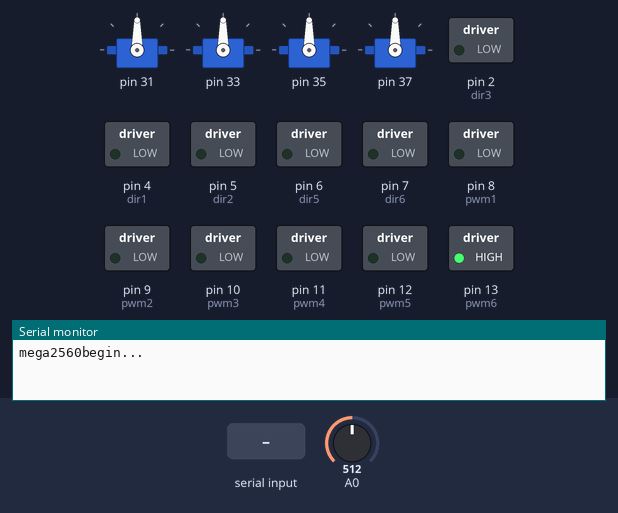
Recording of a sketch running on a simulated Arduino Mega 2560, built with avr-gcc and run on an emulated ATmega2560. Shown: 4 × servo, switched loads named in the sketch (green lamp = pin HIGH), the last lines printed to the serial monitor. Dashed ring = blinking. The test bench sets the inputs (shaded band); at power-on: A0 = 512. Pins used as bus, display or sensor lines are not drawn.

Above: at 7.25 s.
7.8 s: "8" received over the second serial link
At 9.05 s:
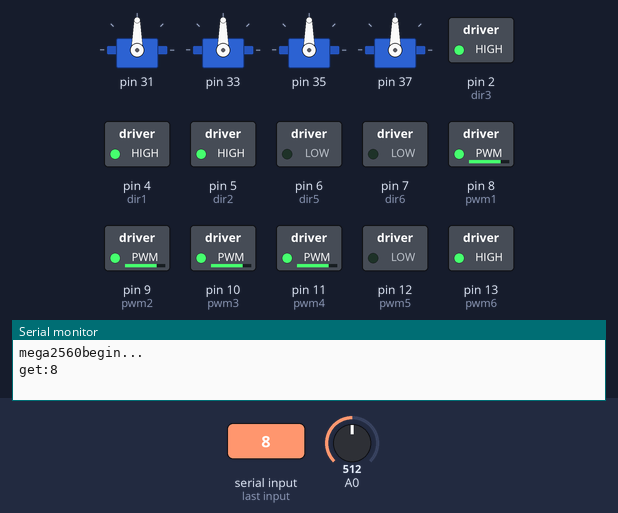
11.0 s: "a" received over the second serial link
At 12.05 s:
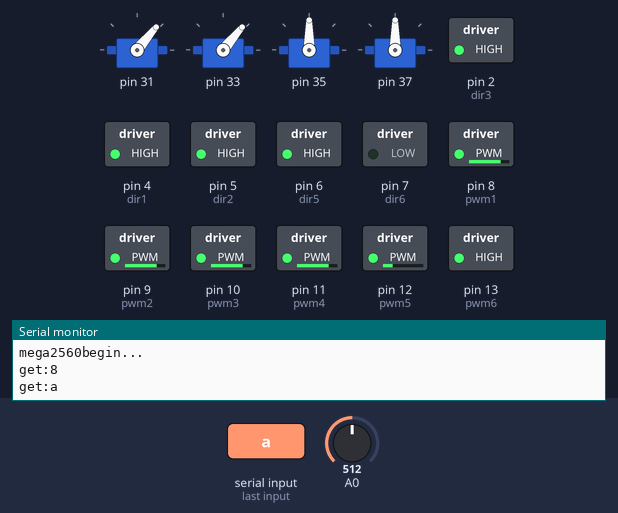
14.2 s: "4" received over the second serial link
At 15.06 s:
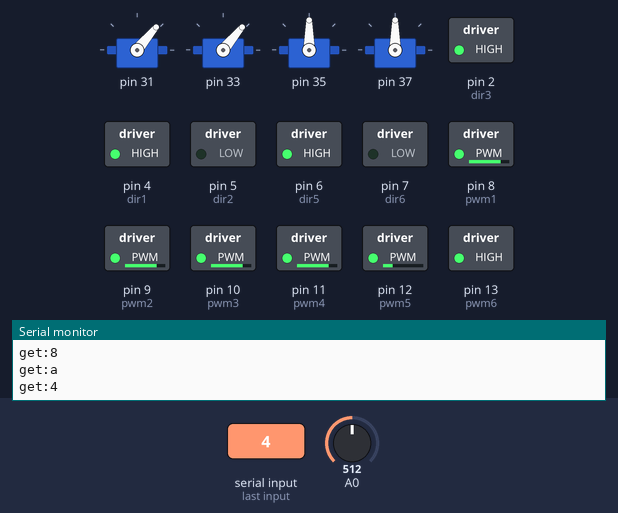
17.4 s: "6" received over the second serial link
At 18.66 s:
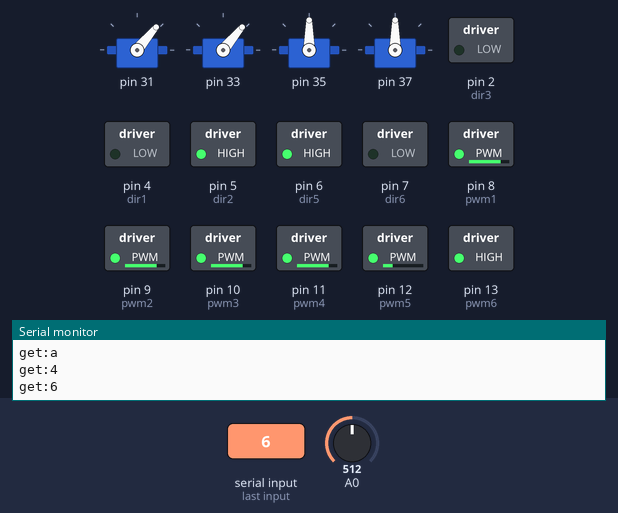
20.6 s: "2" received over the second serial link
At 21.66 s:
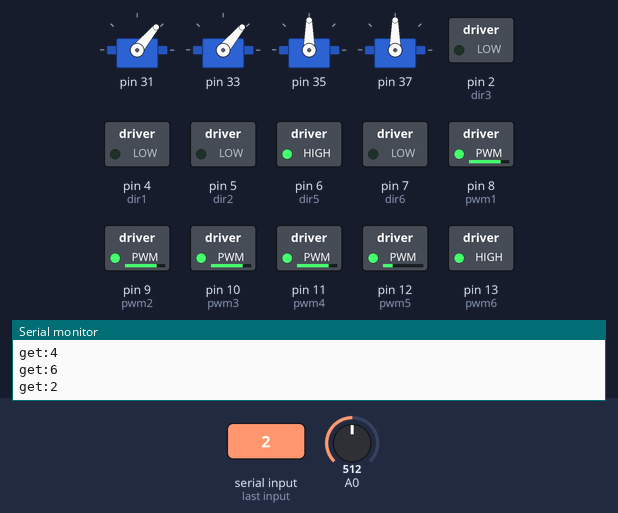
23.8 s: "5" received over the second serial link
At 24.66 s:
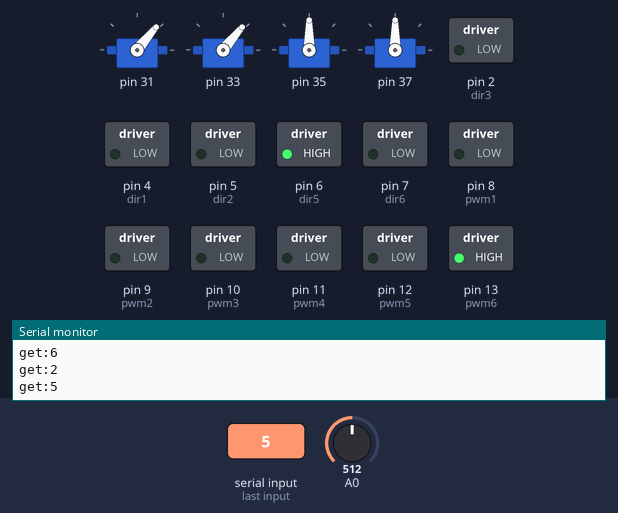
Timing chart, 0 to 28.0 s (numbered marks = the images above; inputs shaded):
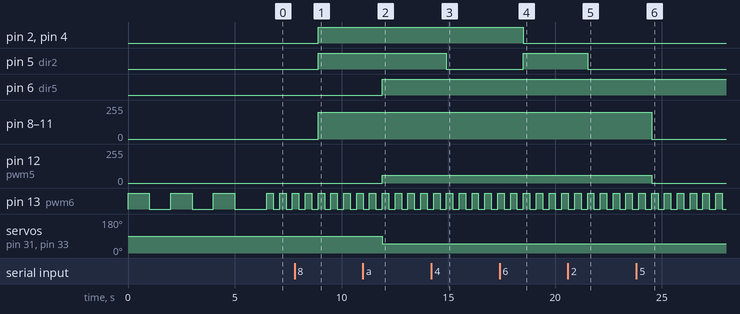

The sketch:

ROBOTC.ino
```cpp
#include <Servo.h>
Servo armServo[4]; // 声明四个舵机的数组
int servoPins[4]; // 定义四个舵机的引脚变量
int servopwm[4]={90,90,90,90}; // 定义四个舵机的角度
String command;
char charreceive;
int mark,flag,len;
//小电机请将数值调小
int speed1=200;//小车速度控制0~255，数值越大，速度越快
int speed3=60;//电机3电压调节，0~255，数值越大，电压越高
int speed4=60;//电机4电压调节，0~255，数值越大，电压越高
int speed5=60;//电机5电压调节，0~255，数值越大，电压越高
int speed6=60;//电机6电压调节，0~255，数值越大，电压越高

int pwm1 = 8;
int pwm2 = 9;
int pwm3 = 10;
int pwm4 = 11;
int pwm5 = 12;
int pwm6 = 13;

int dir1 = 4;
int dir2 = 5;
int dir3 = 2;
int dir4 = 1;
int dir5 = 6;
int dir6 = 7;
void goforward();
void goleft();
void goright();
void goback();
void stopcommand();
void moto31();//motor3 rotation
void moto32();//motor3 rollback
void moto41();//motor4 rotation
void moto42();//motor4 rollback
void moto51();//motor4 rotation
void moto52();//motor4 rollback
void moto6();//motor5

void setup() {
  // put your setup code here, to run once:
  pinMode(dir1,OUTPUT);
  pinMode(dir2,OUTPUT);
  pinMode(dir3,OUTPUT);
  pinMode(dir4,OUTPUT);
  pinMode(dir5,OUTPUT);
  pinMode(dir6,OUTPUT);
  pinMode(13, OUTPUT);
  pinMode(A0, INPUT);
  digitalWrite(13, HIGH);   // turn the LED on (HIGH is the voltage level)
  delay(1000);              // wait for a second
  digitalWrite(13, LOW);    // turn the LED off by making the voltage LOW
  delay(1000);              // wait for a second
   digitalWrite(13, HIGH);   // turn the LED on (HIGH is the voltage level)
  delay(1000);              // wait for a second
  digitalWrite(13, LOW);    // turn the LED off by making the voltage LOW
  delay(1000);              // wait for a second
   digitalWrite(13, HIGH);   // turn the LED on (HIGH is the voltage level)
  delay(1000);              // wait for a second
  digitalWrite(13, LOW);    // turn the LED off by making the voltage LOW
  delay(1000);              // wait for a second
   //闪三次灯，表示程序开始运行
  Serial.begin(9600);
  Serial.println("mega2560begin...");
  Serial3.begin(9600);
  Serial3.println("mega2560begin...");
delay(500);

  servoPins[0] = 31;//设置舵机1的引脚
  servoPins[1] = 33; //设置舵机2的引脚
  servoPins[2] = 35; //设置舵机3的引脚
  servoPins[3] = 37; //设置舵机4的引脚
  armServo[0].attach(servoPins[0]); //舵机1数组绑定对应的的引脚
  armServo[1].attach(servoPins[1]); //舵机2数组绑定对应的的引脚
  armServo[2].attach(servoPins[2]); //舵机3数组绑定对应的的引脚
  armServo[3].attach(servoPins[3]); //舵机4数组绑定对应的的引脚
  armServo[0].write(servopwm[0]); //设置舵机1的初始角度90度
  armServo[1].write(servopwm[1]); //设置舵机1的初始角度90度
  armServo[2].write(servopwm[2]); //设置舵机1的初始角度90度
  armServo[3].write(servopwm[3]); //设置舵机1的初始角度90度
}

void loop() {
  // put your main code here, to run repeatedly:
  int sensorValue = analogRead(A0);
  while(Serial3.available())
   {
     charreceive=char(Serial3.read());
     command+=charreceive;
    delay(2);
    mark=1;
   }
if(sensorValue < 900)
  {
   digitalWrite(13, HIGH);
   delay(300);
   digitalWrite(13, LOW);
   delay(300);
  }
  else
  {
    digitalWrite(13,LOW);
   delay(1000);
}
    if (mark == 1) {
      Serial.println("get:"+command);
      len=command.length();
      delayMicroseconds(10);
      if(charreceive=='8')goforward();
      if(charreceive=='4')goleft();
      if(charreceive=='6')goright();
      if(charreceive=='2')goback();
      if(charreceive=='5')stopcommand();
      if(charreceive=='7')moto51();
      if(charreceive=='1')moto32();
      if(charreceive=='9')moto41();
      if(charreceive=='3')moto42();
      if(charreceive=='a')moto51();
      if(charreceive=='b')stopcommand();
      if(charreceive=='c')moto52();
      if(charreceive=='d')moto61();
      if(charreceive=='e')stopcommand();
      if(charreceive=='f')moto62();
         charreceive=' ';
         command="";
         mark=0;
    }

}
void goforward(){
 digitalWrite(dir1,1);
 digitalWrite(dir2,1);
 analogWrite(pwm1,speed1);
 analogWrite(pwm2,speed1);
 digitalWrite(dir3,1);
 digitalWrite(dir4,1);
 analogWrite(pwm3,speed1);
 analogWrite(pwm4,speed1);
}
void goback(){
 digitalWrite(dir1,0);
 digitalWrite(dir2,0);
 analogWrite(pwm1,speed1);
 analogWrite(pwm2,speed1);
 digitalWrite(dir3,0);
 digitalWrite(dir4,0);
 analogWrite(pwm3,speed1);
 analogWrite(pwm4,speed1);
}
void goleft(){
 digitalWrite(dir1,1);
 digitalWrite(dir2,0);
 analogWrite(pwm1,speed1);
 analogWrite(pwm2,speed1);
 digitalWrite(dir3,1);
 digitalWrite(dir4,0);
 analogWrite(pwm3,speed1);
 analogWrite(pwm4,speed1);
}
void goright(){
 digitalWrite(dir1,0);
 digitalWrite(dir2,1);
 analogWrite(pwm1,speed1);
 analogWrite(pwm2,speed1);
 digitalWrite(dir3,0);
 digitalWrite(dir4,1);
 analogWrite(pwm3,speed1);
 analogWrite(pwm4,speed1);
}

void stopcommand(){

 analogWrite(pwm1,0);
 analogWrite(pwm2,0);
 analogWrite(pwm3,0);
 analogWrite(pwm4,0);
 analogWrite(pwm5,0);
 analogWrite(pwm6,0);
}

void moto31()
{
  digitalWrite(dir3,1);
  analogWrite(pwm3,speed3);
}
void moto32()
{
  digitalWrite(dir3,0);
  analogWrite(pwm3,speed3);
}
void moto41()
{
  digitalWrite(dir4,1);
  analogWrite(pwm4,speed4);

}
void moto42()
{
  digitalWrite(dir4,0);
  analogWrite(pwm4,speed4);

}
void moto51()
{
  digitalWrite(dir5,1);
  analogWrite(pwm5, speed5);
  armServo[0].write(50); //设置角度
  armServo[1].write(50); //设置角度
}
void moto52()
{
  digitalWrite(dir5,0);
  analogWrite(pwm5, speed5);
  armServo[0].write(150); //设置角度
  armServo[1].write(150); //设置角度
}

void moto61()
{
  digitalWrite(dir6,1);
  analogWrite(pwm6, speed6);
  armServo[2].write(50); //设置角度
  armServo[3].write(50); //设置角度
}
void moto62()
{
  digitalWrite(dir6,0);
  analogWrite(pwm6, speed6);
  armServo[2].write(150); //设置角度
  armServo[3].write(150); //设置角度
}
```

Measured:
- after the input at 7.8 s, pin 2 (dir3), pin 4 (dir1), pin 5 (dir2): LOW → HIGH after 1.1 s; pin 8 (pwm1), pin 9 (pwm2), pin 10 (pwm3), pin 11 (pwm4): 0/255 → 200/255 after 1.1 s
- after the input at 11.0 s, pin 6 (dir5): LOW → HIGH after 0.91 s; pin 12 (pwm5): 0/255 → 60/255 after 0.91 s; servo on pin 31, servo on pin 33: 90° → 50° after 0.91 s
- after the input at 14.2 s, pin 5 (dir2): HIGH → LOW after 0.71 s
- after the input at 17.4 s, pin 2 (dir3), pin 4 (dir1): HIGH → LOW after 1.1 s; pin 5 (dir2): LOW → HIGH after 1.1 s
- after the input at 20.6 s, pin 5 (dir2): HIGH → LOW after 0.92 s
- after the input at 23.8 s, pin 8 (pwm1), pin 9 (pwm2), pin 10 (pwm3), pin 11 (pwm4): 200/255 → 0/255 after 0.72 s; pin 12 (pwm5): 60/255 → 0/255 after 0.72 s
- by itself, pin 13 (pwm6): alternates HIGH for 0.30 s and LOW for 0.30 s
